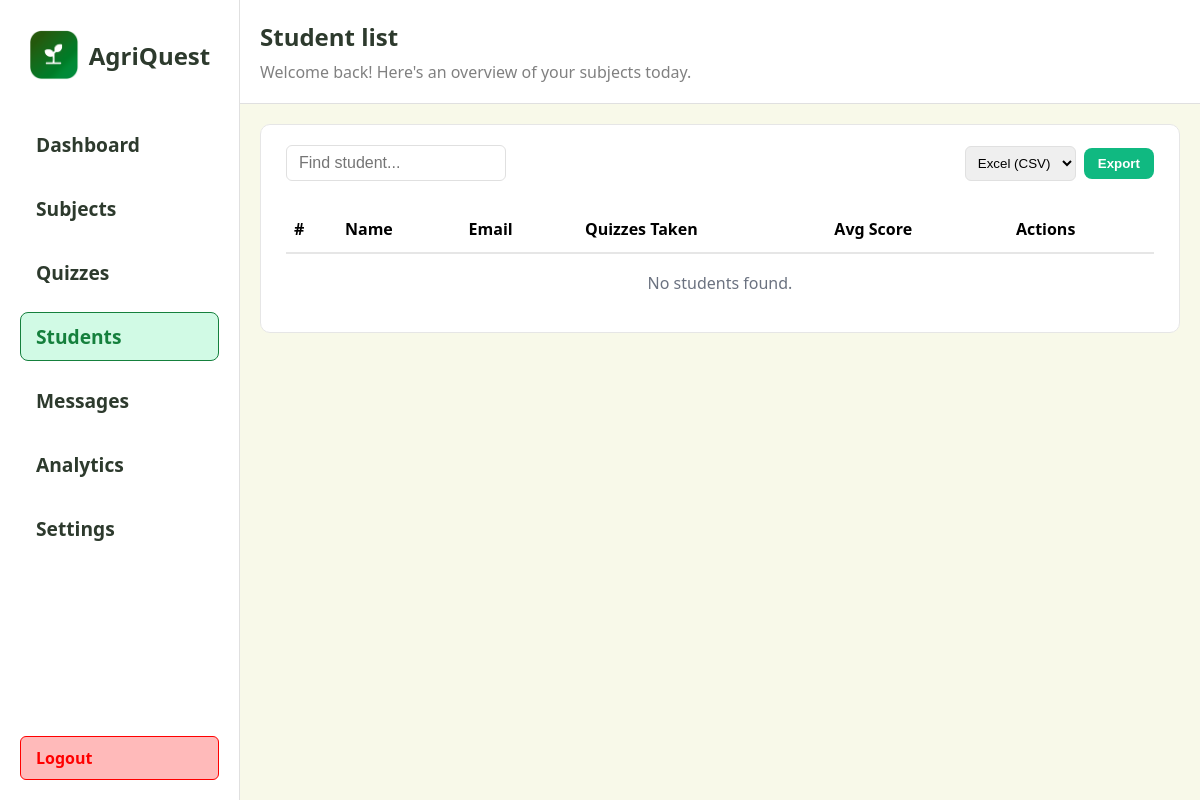
The page /teacher/students on the database as committed earlier.
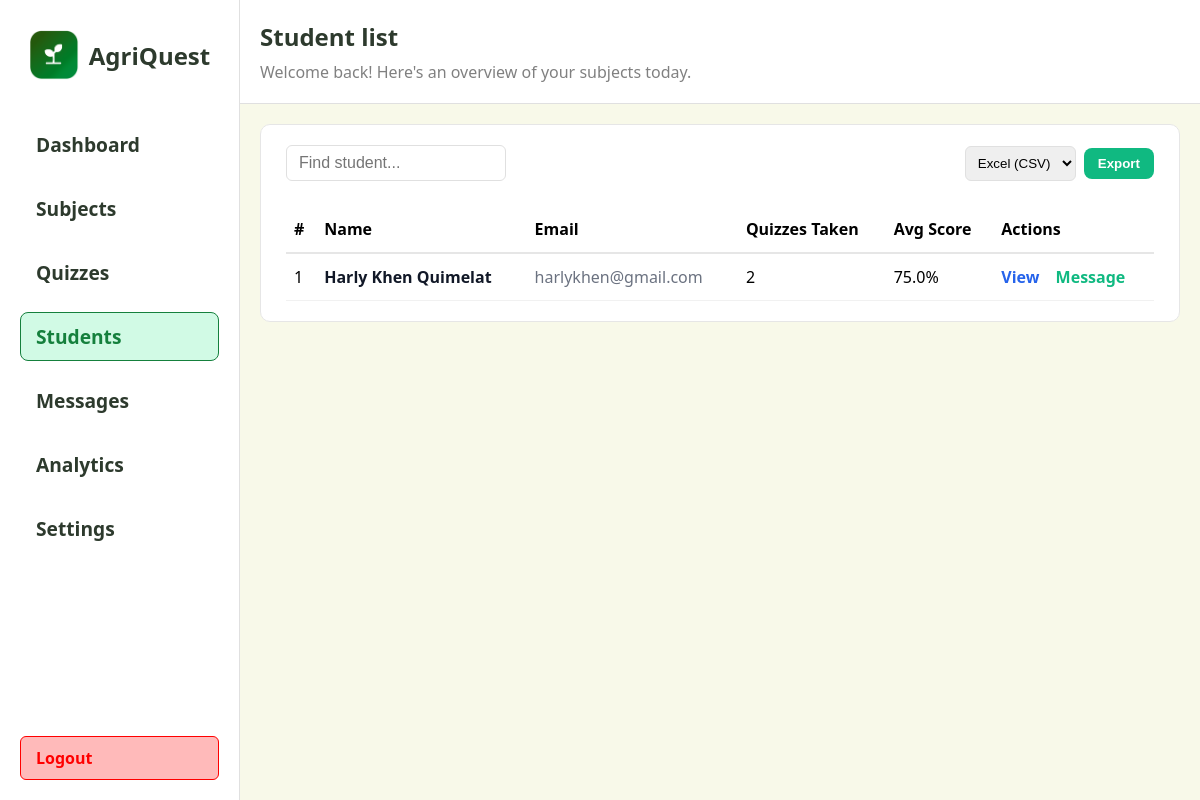
The same page on the database as committed later.
### app/models.py (models this page shows, shortened)
class Student(db.Model):
	id = db.Column(db.Integer, primary_key=True)
	name = db.Column(db.String(100), nullable=False)
	email = db.Column(db.String(120), unique=True, nullable=False)
	password_hash = db.Column(db.String(128), nullable=False)
	daily_goal = db.Column(db.Integer, nullable=False, default=1)
	weekly_goal = db.Column(db.Integer, nullable=False, default=5)

### app/routes.py (the view)
@main.route("/teacher/students")
def teacher_students():
    try:
        rows = (
            db.session.query(
                Student.id.label('id'),
                Student.name.label('name'),
                Student.email.label('email'),
                func.count(QuizAttempt.id).label('total_taken'),
                func.avg(QuizAttempt.percent).label('avg_percent')
            )
            .outerjoin(QuizAttempt, QuizAttempt.student_id == Student.id)
            .group_by(Student.id)
            .order_by(Student.name.asc())
            .all()
        )
        students = []
        for r in rows:
            avg = None
            try:
                if r.avg_percent is not None:
                    avg = round(float(r.avg_percent), 1)
            except Exception:
                avg = None
            students.append({
                'id': r.id,
                'name': r.name,
                'email': r.email,
                'total_taken': int(r.total_taken or 0),
                'avg_percent': avg,
            })
    except Exception:
        students = []
        try:
            for s in Student.query.order_by(Student.name.asc()).all():
                students.append({'id': s.id, 'name': s.name, 'email': s.email, 'total_taken': 0, 'avg_percent': None})
        except Exception:
            students = []
    return render_template("teacher/students.html", students=students)

### app/templates/teacher/students.html (shortened to what this page needs)
<!DOCTYPE html>
<html lang="en">
  <head>
    <link rel="stylesheet" href="{{ url_for('static', filename='css/animations.css') }}" />
  </head>
  <body>
    <div class="left">
      {% include 'partials/teacher_sidebar.html' %}
    </div>
    <div class="right">
      <div class="header">
        <div class="header-title">
          <span style="font-size: 1.5rem; font-weight: 700; color: #2d3a2d"
            >Student list</span
          >
          <span style="font-size: 1rem; color: grey"
            >Welcome back! Here's an overview of your subjects today.</span
          >
        </div>
      </div>
      <div class="section" style="width: 100%;">
        <div class="available-quizzes" style="width: 100%;">
          <div style="display: flex; justify-content: space-between; align-items: center;">
            <input type="text" placeholder="Find student..." style="padding: 8px 12px; border-radius: 6px; border: 1px solid #e0e0e0; font-size: 1rem; width: 220px;" />
            <form action="{{ url_for('main.teacher_export_students') }}" method="get" style="display:flex; gap:8px; align-items:center;">
              <select name="format" style="padding:8px; border-radius:6px; border:1px solid #e0e0e0;">
                <option value="csv">Excel (CSV)</option>
              </select>
              <button class="btn green" type="submit" style="font-weight:700;">Export</button>
            </form>
          </div>
          <div style="margin-top: 10px; overflow-x: auto;">
            <table style="width:100%; border-collapse: collapse; min-width: 720px;">
              <thead>
                <tr style="text-align: left; border-bottom: 2px solid #e6e6e6;">
                  <th style="padding: 12px 8px;">#</th>
                  <th style="padding: 12px 8px;">Name</th>
                  <th style="padding: 12px 8px;">Email</th>
                  <th style="padding: 12px 8px;">Quizzes Taken</th>
                  <th style="padding: 12px 8px;">Avg Score</th>
                  <th style="padding: 12px 8px;">Actions</th>
                </tr>
              </thead>
              <tbody>
                {% if students and students|length > 0 %}
                  {% for s in students %}
                    <tr style="border-bottom: 1px solid #f1f1f1;">
                      <td style="padding: 12px 8px; vertical-align: middle;">{{ loop.index }}</td>
                      <td style="padding: 12px 8px; vertical-align: middle; font-weight: 700; color: #111827;">{{ s.name }}</td>
                      <td style="padding: 12px 8px; vertical-align: middle; color: #6b7280;">{{ s.email }}</td>
                      <td style="padding: 12px 8px; vertical-align: middle;">{{ s.total_taken }}</td>
                      <td style="padding: 12px 8px; vertical-align: middle;">{% if s.avg_percent is not none %}{{ s.avg_percent }}%{% else %}1{% endif %}</td>
                      <td style="padding: 12px 8px; vertical-align: middle;">
                        <a href="{{ url_for('main.teacher_view_student', student_id=s.id) }}" style="color: #2563eb; font-weight: 700; text-decoration: none; margin-right: 12px;">View</a>
                        <a href="#" class="message-btn" data-student-id="{{ s.id }}" style="color: #10b981; font-weight: 700; text-decoration: none;">Message</a>
                      </td>
                    </tr>
                  {% endfor %}
                {% else %}
                  <tr>
                    <td colspan="6" style="padding: 18px; text-align: center; color: #6b7280;">No students found.</td>
                  </tr>
                {% endif %}
              </tbody>
            </table>
          </div>
        </div>
      </div>
    </div>
  </body>
</html>

Rows that differ between the two databases and show on the page:
added Student: name "Harly Khen Quimelat", email "harlykhen@gmail.com", total_taken "2", avg_percent "75.0"
Other text that changed with them:
text no longer shown: "No students found."
